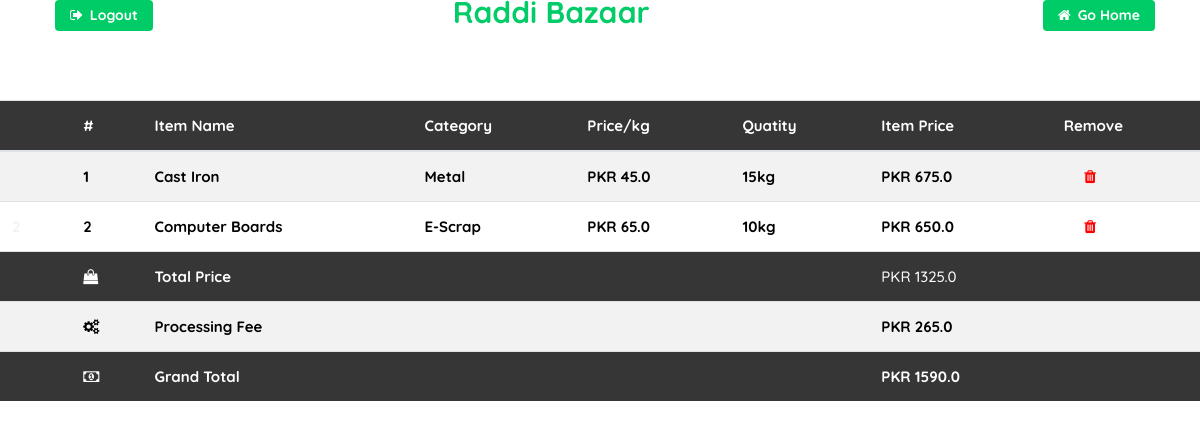
Page /order_list (signed in) on the committed database.
### core/models.py (models this page shows, shortened)
class OrderItem(models.Model):
    user = models.ForeignKey(User, on_delete=models.CASCADE)
    ordered = models.BooleanField(default=False)
    product = models.ForeignKey(Product, on_delete=models.CASCADE, null=True)
    def get_total_item_price(self):
        return self.product.quantity * self.product.price
    def get_final_price(self):
        return self.get_total_item_price()

class Product(models.Model):
    poster = models.ForeignKey(Customer, on_delete=models.CASCADE, null=True)
    name = models.CharField(max_length=100, blank=True)
    category = models.ForeignKey(Category, on_delete=models.CASCADE, blank=True)
    description = models.CharField(max_length=200, blank=True)
    price = models.FloatField(default=0.0, blank=True)
    quantity = models.IntegerField(default=0, blank=True)
    address = models.CharField(max_length=200, blank=True)
    city = models.CharField(max_length=100, blank=True)
    zip_code = models.CharField(max_length=15, blank=True)
    phone = models.CharField(max_length=12, null=True)
    image = models.ImageField(upload_to='images/', blank=True)
    available = models.BooleanField(default=True, blank=True)

class Category(models.Model):
    category_name = models.CharField(max_length=100)
    def __str__(self):
        return self.category_name

class Order(models.Model):
    user = models.ForeignKey(User, on_delete=models.CASCADE)
    items = models.ManyToManyField(OrderItem)
    start_date = models.DateTimeField(auto_now_add=True)
    ordered_date = models.DateTimeField()
    ordered = models.BooleanField(default=False)
    order_id = models.CharField(max_length=100, unique=True, default=None, blank=True, null=True)
    datetime_of_payment = models.DateTimeField(auto_now_add=True)
    order_delivered = models.BooleanField(default=False)
    order_received = models.BooleanField(default=False)
    razorpay_order_id = models.CharField(max_length=500, null=True, blank=True)
    razorpay_payment_id = models.CharField(max_length=500, null=True, blank=True)
    razorpay_signature = models.CharField(max_length=500, null=True, blank=True)
    def get_total_price(self):
        total = 0
        for order_item in self.items.all():
            total += order_item.get_final_price()
        return total
    def get_process_fee(self):
        final_price = self.get_total_price()
        process_fee = 0
        if final_price <= 1000:
            process_fee = 0.15 * final_price
        elif final_price <= 5000:
            process_fee = 0.20 * final_price
        else:
            process_fee = 0.25 * final_price
        return process_fee
    def get_grand_total(self):
        grand_total = 0
        grand_total = self.get_total_price() + self.get_process_fee()
        return grand_total

### core/views.py (the view)
# urls.py: path('order_list', views.order_list, name='order_list'),
def order_list(request):
    if Order.objects.filter(user=request.user, ordered=False).exists():
        order = Order.objects.get(user=request.user, ordered=False)
        return render(request, 'core/order_list.html', {'order' : order})
    return render(request, 'core/order_list.html', {'message' : 'Cart is Empty!'})

### templates/core/order_list.html (shortened to what this page needs)
<!DOCTYPE html>
{% load static %}
<html lang="en">
  <head>
    <link rel="stylesheet" type="text/css" href="{% static 'css/bootstrap.min.css' %}">
    <link rel="stylesheet" type="text/css" href="{% static 'fonts/line-icons.css' %}">
    <link rel="stylesheet" type="text/css" href="{% static 'css/slicknav.css' %}">
    <link rel="stylesheet" type="text/css" href="{% static 'css/animate.css' %}">
    <link rel="stylesheet" type="text/css" href="{% static 'css/owl.carousel.css' %}">
    <link rel="stylesheet" type="text/css" href="{% static 'css/main.css' %}">
    <link rel="stylesheet" type="text/css" href="{% static 'css/responsive.css' %}">
    <link rel="stylesheet" href="https://cdnjs.cloudflare.com/ajax/libs/font-awesome/4.7.0/css/font-awesome.min.css">
  </head>
  <body>
    <header id="header-wrap" style="padding-bottom: 100px;">
      <nav class="navbar navbar-expand-lg fixed-top scrolling-navbar">
        <div class="container">
          <div class="collapse navbar-collapse" id="main-navbar">
            <ul class="navbar-nav mr-auto">
              {% if user.is_authenticated %}
              <li class="nav-item">
                <a class="tg-btn" href="{% url 'user_logout' %}" aria-haspopup="true" aria-expanded="false"><i class="fa fa-sign-out"></i>
                  <b>Logout</b>
                </a>
              </li>
              <p style="font-size: 30px;"><span style="color:#01cc67; text-transform:capitalize; font-size: 30px; text-align: right;"><b style="
                margin-left: 300px;">Raddi Bazaar</b> </p>
              {% endif %}
            </ul>
            <a class="tg-btn" href="{% url 'index' %}">
              <i class="fa fa-home"></i> <b>Go Home</b>
            </a>
          </div>
        </div>
      </nav>
    </header>
    <table class="table table-striped">
      <thead>
        <tr>
          <th scope="col"><span style="color:#363636">#</span></th>
          <th scope="col">#</th>
          <th scope="col">Item Name</th>
          <th scope="col">Category</th>
          <th scope="col">Price/kg</th>
          <th scope="col">Quatity</th>
          <th scope="col">Item Price</th>
          <th scope="col">Remove</th>
        </tr>
      </thead>
      <tbody>
        {% for order_item in order.items.all %}
        <tr>
          <th scope="row"><b><span style="color:#f2f2f2">{{ forloop.counter }}</span></b></th>
          <th scope="row"><b>{{ forloop.counter }}</b></th>
          <td><b>{{ order_item.product.name }}</b></td>
          <td><b>{{ order_item.product.category }}</b></td>
          <td><b>PKR {{ order_item.product.price }}</b></td>
          <td><b>{{ order_item.product.quantity }}kg</b></td>
          <td><b>PKR {{ order_item.get_total_item_price }}</b></td>
          <td><a href="{% url 'remove_from_cart' order_item.product.pk %}"><span style="color:red">&nbsp;&nbsp;&nbsp;&nbsp;&nbsp;<i class="fa fa-trash"></i></span></a></td>
        </tr>
        {% endfor %}
        {% if order.get_total_price %}
        <tr class="row100 body" style="background-color:#363636;">
          <td class="cell100 column1"><span style="color: #363636";><i class="fa fa-shopping-bag"></i></span></td>
          <td class="cell100 column2"><span style="color: #ffffff";><i class="fa fa-shopping-bag"></i></span></td>
          <td class="cell100 column3" style="color: #ffffff;"><b>Total Price</b></td>
          <td class="cell100 column4"></td>
          <td class="cell100 column5"></td>
          <td class="cell100 column6"></td>
          <td class="cell100 column7" style="color:#ffffff;">PKR {{ order.get_total_price }}</td>
          <td class="cell100 column8"></td>
        </tr>
        <tr class="row100 body" style="background-color:#f2f2f2;">
          <td class="cell100 column1"><span style="color: #f2f2f2";><i class="fa fa-cogs"></i></span></td>
          <td class="cell100 column2"><i class="fa fa-cogs"></i></td>
          <td class="cell100 column3"><b>Processing Fee</b></td>
          <td class="cell100 column4"></td>
          <td class="cell100 column5"></td>
          <td class="cell100 column6"></td>
          <td class="cell100 column7"><b>PKR {{ order.get_process_fee }}</b></td>
          <td class="cell100 column8"></td>
        </tr>
        <tr class="row100 body" style="background-color:#363636;">
          <td class="cell100 column1" style="color:#363636;"><i class="fa fa-money"></i></td>
          <td class="cell100 column2" style="color:#ffffff;"><i class="fa fa-money"></i></td>
          <td class="cell100 column3" style="color:#ffffff;"><b>Grand Total</b></td>
          <td class="cell100 column4"></td>
          <td class="cell100 column5"></td>
          <td class="cell100 column6"></td>
          <td class="cell100 column7" style="color:#ffffff;"><b>PKR {{ order.get_grand_total }}</b></td>
          <td class="cell100 column8"></td>
        </tr>
      </tbody>
    </table>
    <br>
    {% endif %}
  </body>

### static/css/main.css (style rules this page uses)
html { overflow-x: hidden; }
body { background: #fff; font-size: 14px; font-weight: 400; font-family: "Quicksand", sans-serif; -webkit-box-sizing: border-box; -moz-box-sizing: border-box; box-sizing: border-box; -webkit-font-smoothing: subpixel-antialiased; color: #333; line-height: 25px; -webkit-backface-visibility: hidden; backface-visibility: hidden; overflow-x: hidden; }
a { -webkit-transition: all 0.2s linear; -moz-transition: all 0.2s linear; -o-transition: all 0.2s linear; transition: all 0.2s linear; }
p { font-weight: 400; font-family: "Quicksand", sans-serif; margin: 0px; font-size: 14px; }
ul, ol { list-style: outside none none; margin: 0; padding: 0; }
ul li, ol li { list-style: none; }
.navbar { padding: 0; }
.tg-btn { color: #ffffff; font-size: 14px; padding: 3px 15px 3px; margin-left: 10px; position: relative; background: #00cc67; text-align: center; border-radius: 4px; display: inline-block; text-transform: capitalize; }
.tg-btn i { margin-right: 3px; }

### templates/core/order_list.html (style rules this page uses)
table { font-size: 15px; font-weight: 500; color: #000000; }
thead { background-color: #363636; color: #ffffff; }

### rows in the picture
OrderItem: product.name "Cast Iron", product.category "Metal", product.price "45.0", product.quantity "15", get_total_item_price "675.0"
OrderItem: product.name "Computer Boards", product.category "E-Scrap", product.price "65.0", product.quantity "10", get_total_item_price "650.0"
Order: get_total_price "1325.0", get_process_fee "265.0", get_grand_total "1590.0"
